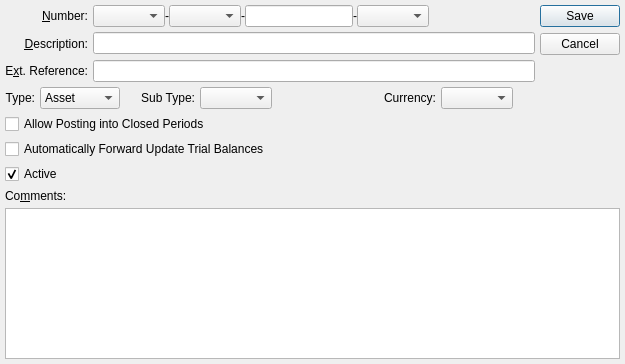
<?xml version="1.0" encoding="UTF-8"?>
<ui version="4.0">
 <comment>This file is part of the xTuple ERP: PostBooks Edition, a free and
open source Enterprise Resource Planning software suite,
Copyright (c) 1999-2011 by OpenMFG LLC, d/b/a xTuple.
It is licensed to you under the Common Public Attribution License
version 1.0, the full text of which (including xTuple-specific Exhibits)
is available at www.xtuple.com/CPAL.  By using this software, you agree
to be bound by its terms.</comment>
 <class>accountNumber</class>
 <widget class="QDialog" name="accountNumber">
  <property name="geometry">
   <rect>
    <x>0</x>
    <y>0</y>
    <width>625</width>
    <height>364</height>
   </rect>
  </property>
  <property name="windowTitle">
   <string>Account Number</string>
  </property>
  <layout class="QGridLayout" name="gridLayout">
   <item row="0" column="0">
    <widget class="QLabel" name="_numberLit">
     <property name="text">
      <string>&amp;Number:</string>
     </property>
     <property name="alignment">
      <set>Qt::AlignRight|Qt::AlignTrailing|Qt::AlignVCenter</set>
     </property>
     <property name="buddy">
      <cstring>_number</cstring>
     </property>
    </widget>
   </item>
   <item row="0" column="1">
    <layout class="QHBoxLayout">
     <property name="spacing">
      <number>0</number>
     </property>
     <item>
      <layout class="QHBoxLayout">
       <property name="spacing">
        <number>0</number>
       </property>
       <item>
        <widget class="XComboBox" name="_company">
         <property name="type">
          <enum>XComboBox::Companies</enum>
         </property>
        </widget>
       </item>
       <item>
        <widget class="QLabel" name="_sep1Lit">
         <property name="sizePolicy">
          <sizepolicy hsizetype="Minimum" vsizetype="Fixed">
           <horstretch>0</horstretch>
           <verstretch>0</verstretch>
          </sizepolicy>
         </property>
         <property name="text">
          <string>-</string>
         </property>
         <property name="alignment">
          <set>Qt::AlignCenter</set>
         </property>
        </widget>
       </item>
       <item>
        <widget class="XComboBox" name="_profit">
         <property name="type">
          <enum>XComboBox::ProfitCenters</enum>
         </property>
        </widget>
       </item>
       <item>
        <widget class="QLabel" name="_sep2Lit">
         <property name="sizePolicy">
          <sizepolicy hsizetype="Minimum" vsizetype="Fixed">
           <horstretch>0</horstretch>
           <verstretch>0</verstretch>
          </sizepolicy>
         </property>
         <property name="text">
          <string>-</string>
         </property>
         <property name="alignment">
          <set>Qt::AlignCenter</set>
         </property>
        </widget>
       </item>
       <item>
        <widget class="XLineEdit" name="_number"/>
       </item>
       <item>
        <widget class="QLabel" name="_sep3Lit">
         <property name="sizePolicy">
          <sizepolicy hsizetype="Minimum" vsizetype="Fixed">
           <horstretch>0</horstretch>
           <verstretch>0</verstretch>
          </sizepolicy>
         </property>
         <property name="text">
          <string>-</string>
         </property>
         <property name="alignment">
          <set>Qt::AlignCenter</set>
         </property>
        </widget>
       </item>
       <item>
        <widget class="XComboBox" name="_sub">
         <property name="type">
          <enum>XComboBox::Subaccounts</enum>
         </property>
        </widget>
       </item>
      </layout>
     </item>
     <item>
      <spacer>
       <property name="orientation">
        <enum>Qt::Horizontal</enum>
       </property>
       <property name="sizeType">
        <enum>QSizePolicy::Expanding</enum>
       </property>
       <property name="sizeHint" stdset="0">
        <size>
         <width>25</width>
         <height>16</height>
        </size>
       </property>
      </spacer>
     </item>
    </layout>
   </item>
   <item row="0" column="2" rowspan="2">
    <widget class="QDialogButtonBox" name="_buttonBox">
     <property name="orientation">
      <enum>Qt::Vertical</enum>
     </property>
     <property name="standardButtons">
      <set>QDialogButtonBox::Cancel|QDialogButtonBox::Save</set>
     </property>
    </widget>
   </item>
   <item row="1" column="0">
    <widget class="QLabel" name="_descriptionLit">
     <property name="text">
      <string>&amp;Description:</string>
     </property>
     <property name="alignment">
      <set>Qt::AlignRight|Qt::AlignTrailing|Qt::AlignVCenter</set>
     </property>
     <property name="buddy">
      <cstring>_description</cstring>
     </property>
    </widget>
   </item>
   <item row="1" column="1">
    <widget class="XLineEdit" name="_description"/>
   </item>
   <item row="2" column="0">
    <widget class="QLabel" name="_extReferenceLit">
     <property name="text">
      <string>E&amp;xt. Reference:</string>
     </property>
     <property name="alignment">
      <set>Qt::AlignRight|Qt::AlignTrailing|Qt::AlignVCenter</set>
     </property>
     <property name="buddy">
      <cstring>_extReference</cstring>
     </property>
    </widget>
   </item>
   <item row="2" column="1">
    <widget class="XLineEdit" name="_extReference"/>
   </item>
   <item row="3" column="0" colspan="3">
    <layout class="QHBoxLayout">
     <property name="spacing">
      <number>5</number>
     </property>
     <item>
      <layout class="QHBoxLayout">
       <property name="spacing">
        <number>5</number>
       </property>
       <item>
        <widget class="QLabel" name="_typeLit">
         <property name="text">
          <string>Type:</string>
         </property>
         <property name="alignment">
          <set>Qt::AlignRight|Qt::AlignTrailing|Qt::AlignVCenter</set>
         </property>
        </widget>
       </item>
       <item>
        <widget class="XComboBox" name="_type">
         <item>
          <property name="text">
           <string>Asset</string>
          </property>
         </item>
         <item>
          <property name="text">
           <string>Liability</string>
          </property>
         </item>
         <item>
          <property name="text">
           <string>Expense</string>
          </property>
         </item>
         <item>
          <property name="text">
           <string>Revenue</string>
          </property>
         </item>
         <item>
          <property name="text">
           <string>Equity</string>
          </property>
         </item>
        </widget>
       </item>
      </layout>
     </item>
     <item>
      <spacer>
       <property name="orientation">
        <enum>Qt::Horizontal</enum>
       </property>
       <property name="sizeType">
        <enum>QSizePolicy::Minimum</enum>
       </property>
       <property name="sizeHint" stdset="0">
        <size>
         <width>16</width>
         <height>20</height>
        </size>
       </property>
      </spacer>
     </item>
     <item>
      <layout class="QHBoxLayout">
       <property name="spacing">
        <number>5</number>
       </property>
       <item>
        <widget class="QLabel" name="_subTypeLit">
         <property name="text">
          <string>Sub Type:</string>
         </property>
         <property name="alignment">
          <set>Qt::AlignRight|Qt::AlignTrailing|Qt::AlignVCenter</set>
         </property>
        </widget>
       </item>
       <item>
        <widget class="XComboBox" name="_subType"/>
       </item>
      </layout>
     </item>
     <item>
      <spacer>
       <property name="orientation">
        <enum>Qt::Horizontal</enum>
       </property>
       <property name="sizeType">
        <enum>QSizePolicy::Expanding</enum>
       </property>
       <property name="sizeHint" stdset="0">
        <size>
         <width>20</width>
         <height>20</height>
        </size>
       </property>
      </spacer>
     </item>
     <item>
      <layout class="QHBoxLayout">
       <property name="spacing">
        <number>5</number>
       </property>
       <item>
        <widget class="QLabel" name="_currencyLit">
         <property name="text">
          <string>Currency:</string>
         </property>
         <property name="alignment">
          <set>Qt::AlignRight|Qt::AlignTrailing|Qt::AlignVCenter</set>
         </property>
        </widget>
       </item>
       <item>
        <widget class="XComboBox" name="_currency">
         <property name="type">
          <enum>XComboBox::Currencies</enum>
         </property>
        </widget>
       </item>
      </layout>
     </item>
     <item>
      <spacer>
       <property name="orientation">
        <enum>Qt::Horizontal</enum>
       </property>
       <property name="sizeType">
        <enum>QSizePolicy::Expanding</enum>
       </property>
       <property name="sizeHint" stdset="0">
        <size>
         <width>40</width>
         <height>20</height>
        </size>
       </property>
      </spacer>
     </item>
    </layout>
   </item>
   <item row="4" column="0" colspan="2">
    <widget class="QCheckBox" name="_postIntoClosed">
     <property name="text">
      <string>Allow Posting into Closed Periods</string>
     </property>
    </widget>
   </item>
   <item row="5" column="0" colspan="2">
    <widget class="QCheckBox" name="_forwardUpdate">
     <property name="text">
      <string>Automatically Forward Update Trial Balances</string>
     </property>
    </widget>
   </item>
   <item row="7" column="0">
    <widget class="QLabel" name="_commentsLit">
     <property name="text">
      <string>Co&amp;mments:</string>
     </property>
     <property name="buddy">
      <cstring>_comments</cstring>
     </property>
    </widget>
   </item>
   <item row="8" column="0" colspan="3">
    <widget class="XTextEdit" name="_comments"/>
   </item>
   <item row="6" column="0" colspan="2">
    <widget class="QCheckBox" name="_active">
     <property name="text">
      <string>Active</string>
     </property>
     <property name="checked">
      <bool>true</bool>
     </property>
    </widget>
   </item>
  </layout>
 </widget>
 <layoutdefault spacing="5" margin="5"/>
 <pixmapfunction>qPixmapFromMimeSource</pixmapfunction>
 <customwidgets>
  <customwidget>
   <class>XComboBox</class>
   <extends>QComboBox</extends>
   <header>xcombobox.h</header>
  </customwidget>
  <customwidget>
   <class>XLineEdit</class>
   <extends>QLineEdit</extends>
   <header>xlineedit.h</header>
   <container>1</container>
  </customwidget>
  <customwidget>
   <class>XTextEdit</class>
   <extends>QTextEdit</extends>
   <header>xtextedit.h</header>
  </customwidget>
 </customwidgets>
 <tabstops>
  <tabstop>_company</tabstop>
  <tabstop>_profit</tabstop>
  <tabstop>_number</tabstop>
  <tabstop>_sub</tabstop>
  <tabstop>_description</tabstop>
  <tabstop>_extReference</tabstop>
  <tabstop>_type</tabstop>
  <tabstop>_subType</tabstop>
  <tabstop>_currency</tabstop>
  <tabstop>_postIntoClosed</tabstop>
  <tabstop>_forwardUpdate</tabstop>
  <tabstop>_active</tabstop>
  <tabstop>_comments</tabstop>
  <tabstop>_buttonBox</tabstop>
 </tabstops>
 <resources/>
 <connections/>
</ui>
